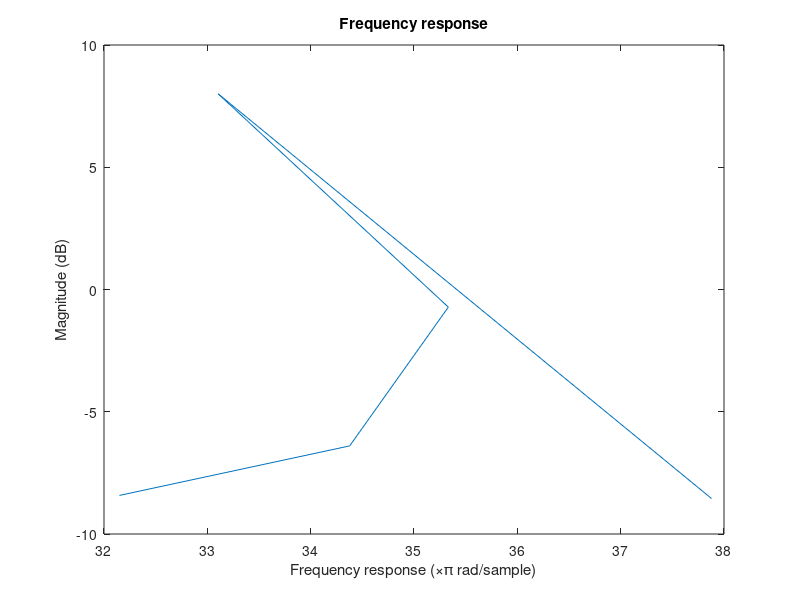

The MATLAB source for this figure:
C = 1;
R = 0.5;

b = 1;
a = [C^2*R^2 3*C*R 1];

[g,w] = freqz(b, a, 'whole');

figure
plot(w/pi, 20*log10(abs(g)))
xlabel('Frequency response (\times\pi rad/sample)');
ylabel('Magnitude (dB)');
title('Frequency response');
